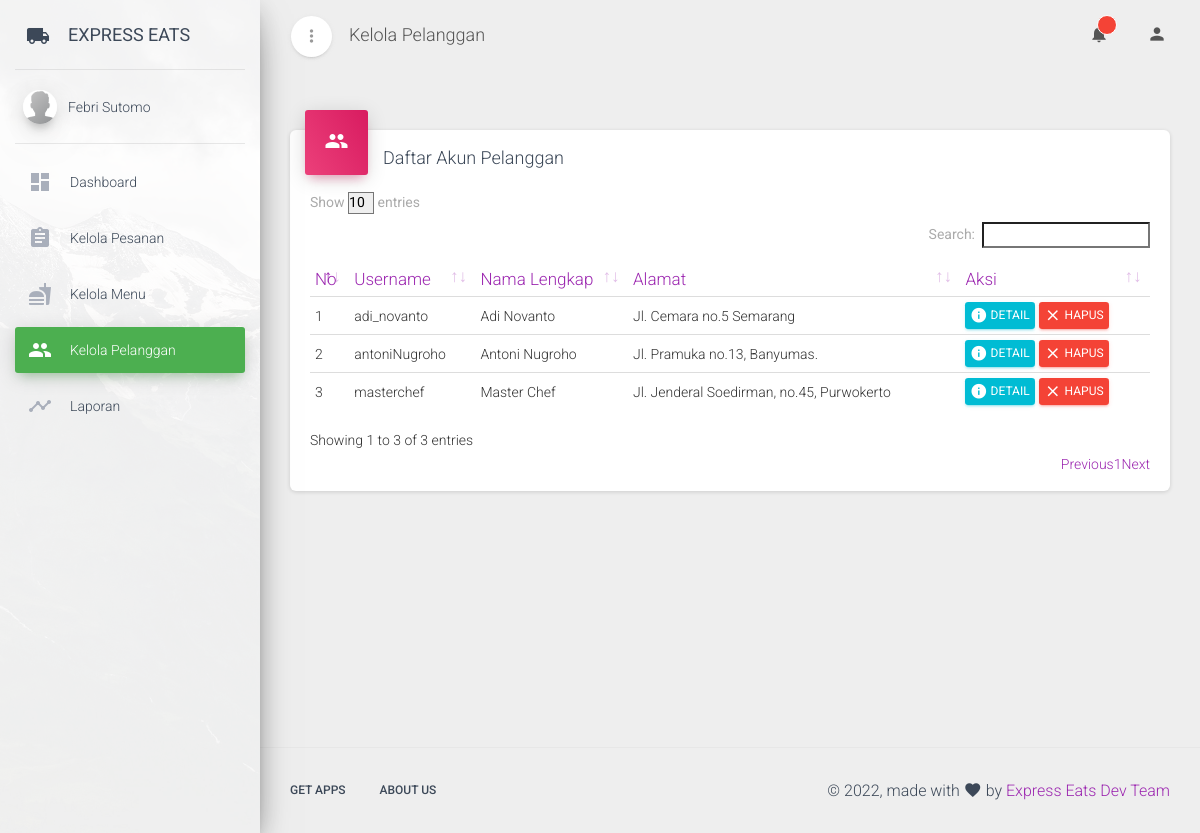
The page /index.php?page=kelola-pelanggan (signed in) on the database its author committed.
### tables this page shows
CREATE TABLE `pengguna` (
  `username` varchar(50) NOT NULL,
  `password` varchar(50) NOT NULL,
  `nama` varchar(100) NOT NULL,
  `email` varchar(50) NOT NULL,
  `no_hp` varchar(15) NOT NULL,
  `alamat` varchar(100) NOT NULL,
  `img_pengguna` varchar(100) NOT NULL
);

### utility/library.php (called while the page is built, shortened)
<?php
class Library
{
    public function __construct()
    {
        $host = "localhost";
        $dbname = "express_eats";
        $username = "root";
        $password = "";
        $this->db = new PDO("mysql:host={$host};dbname={$dbname}", $username, $password);
    }
    public function show($sql)
    {
        $query = $this->db->prepare($sql);
        $query->execute();
        $result = $query->fetchAll();
        return $result;
    }
}

### index.php (shortened to what this page needs)
<?php
$page = $_GET['page'] ?? "";
require_once 'utility/library.php';
$lib = new Library();
?>
<!DOCTYPE html>
<html lang="en">
<head>
    <link rel="stylesheet" href="https://cdnjs.cloudflare.com/ajax/libs/font-awesome/5.15.3/css/all.min.css">
    <link href="assets/css/material-dashboard.css?v=2.1.2" rel="stylesheet" />
    <link rel="stylesheet" href="https://cdn.jsdelivr.net/chartist.js/latest/chartist.min.css">
</head>
<body class="">
    <div class="wrapper ">
        <div class="sidebar" data-color="green" data-background-color="white" data-image="assets/img/sidebar-1.jpg">
            <div class="logo"><a href="index.php" class="simple-text logo-mini">
                    <span class="material-icons">
                    </span>
                </a>
                <a href="index.php" class="simple-text logo-normal">
                    EXPRESS EATS
                </a>
            </div>
            <div class="sidebar-wrapper">
                <div class="user">
                    <div class="photo">
                        <img src="assets/img/default-avatar.png" />
                    </div>
                    <div class="user-info">
                        <a href="?page=profil" class="username">
                            <span>
                                <?= $_SESSION['nama']; ?>
                            </span>
                        </a>
                    </div>
                </div>
                <ul class="nav">
                    <li class="nav-item <?= $page == '' ? 'active' : ''; ?>">
                        <a class="nav-link" href="index.php">
                            <i class="material-icons">dashboard</i>
                            <p> Dashboard </p>
                        </a>
                    </li>
                    <li class="nav-item <?= $page == 'kelola-pesanan' ? 'active' : ''; ?>">
                        <a class="nav-link" href="?page=kelola-pesanan">
                            <i class="material-icons">assignment</i>
                            <p> Kelola Pesanan </p>
                        </a>
                    </li>
                    <li class="nav-item <?= $page == 'kelola-menu' ? 'active' : ''; ?>">
                        <a class="nav-link" href="?page=kelola-menu">
                            <i class="material-icons">fastfood</i>
                            <p> Kelola Menu </p>
                        </a>
                    </li>
                    <li class="nav-item <?= $page == 'kelola-pelanggan' ? 'active' : ''; ?>">
                        <a class="nav-link" href="?page=kelola-pelanggan">
                            <i class="material-icons">people</i>
                            <p> Kelola Pelanggan </p>
                        </a>
                    </li>
                    <li class="nav-item <?= $page == 'laporan' ? 'active' : ''; ?>"">
                        <a class=" nav-link" href="?page=laporan">
                        <i class="material-icons">timeline</i>
                        <p> Laporan </p>
                        </a>
                    </li>
                </ul>
            </div>
        </div>
        <div class="main-panel">
            <nav class="navbar navbar-expand-lg navbar-transparent navbar-absolute fixed-top">
                <div class="container-fluid">
                    <div class="navbar-wrapper">
                        <div class="navbar-minimize">
                            <button id="minimizeSidebar" class="btn btn-just-icon btn-white btn-fab btn-round">
                                <i class="material-icons text_align-center visible-on-sidebar-regular">more_vert</i>
                            </button>
                        </div>
                        <?php
                        if (isset($_GET['page'])) {
                            if (strpbrk($_GET['page'], "-")) {
                                $word = explode("-", $_GET['page']);
                                $title = $word[0];
                                $title .= " ";
                                $title .= $word[1];
                            } else {
                                $title = $_GET['page'];
                            }
                        }
                        ?>
                        <a class="navbar-brand" href="javascript:;">
                            <?= isset($_GET['page']) ? ucwords($title) : 'Dashboard'; ?>
                        </a>
                    </div>
                    <div class="collapse navbar-collapse justify-content-end">
                        <ul class="navbar-nav">
                            <li class="nav-item">
                                <span id="timestamp" class="nav-link" style="font-size: 20px;"></span>
                            </li>
                            <li class="nav-item dropdown">
                                <a class="nav-link" href="#" id="navbarDropdownMenuLink" data-toggle="dropdown" aria-haspopup="true" aria-expanded="false">
                                    <i class="material-icons">notifications</i>
                                    <span class="notification" id="notif"></span>
                                </a>
                            </li>
                            <li class="nav-item dropdown">
                                <a class="nav-link" href="javascript:;" id="navbarDropdownProfile" data-toggle="dropdown" aria-haspopup="true" aria-expanded="false">
                                    <i class="material-icons">person</i>
                                </a>
                            </li>
                        </ul>
                    </div>
                </div>
            </nav>
            <div class="content">
                <div class="content">
                    <div class="container-fluid">
                        <?php
                        if (isset($_GET['page'])) {
                            $page = $_GET['page'];
                            switch ($page) {
                                case 'kelola-pelanggan';
                                    include 'pages/pelanggan/index.php';
                                    break;
                            }
                        } else {
                            include 'pages/dashboard.php';
                        }
                        ?>
                    </div>
                </div>
            </div>
            <footer class="footer">
                <div class="container-fluid">
                    <nav class="float-left">
                        <ul>
                            <li>
                                <a href="#">
                                    Get Apps
                                </a>
                            </li>
                            <li>
                                <a href="#">
                                    About Us
                                </a>
                            </li>
                        </ul>
                    </nav>
                    <div class="copyright float-right">
                        &copy;
                        , made with <i class="material-icons">favorite</i> by
                        <a href="#" target="_blank">Express Eats Dev Team</a>
                    </div>
                </div>
            </footer>
        </div>
    </div>
</body>
</html>

### pages/pelanggan/index.php (shortened to what this page needs)
<?php
$customers = $lib->show("SELECT * FROM pengguna");
?>
<div class="card">
    <div class="card-header card-header-rose card-header-icon">
        <div class="card-icon">
            <i class="material-icons">group</i>
        </div>
        <h4 class="card-title">Daftar Akun Pelanggan</h4>
    </div>
    <div class="card-body">
        <div class="table-responsive">
            <table class="table dataTable">
                <thead class="text-primary">
                    <th>
                        No
                    </th>
                    <th>
                        Username
                    </th>
                    <th>
                        Nama Lengkap
                    </th>
                    <th>
                        Alamat
                    </th>
                    <th>
                        Aksi
                    </th>
                </thead>
                <tbody>
                    <?php $no = 1; ?>
                    <?php foreach ($customers as $customer) : ?>
                        <tr>
                            <td>
                                <?= $no; ?>
                            </td>
                            <td>
                                <?= $customer['username'] ?>
                            </td>
                            <td>
                                <?= $customer['nama'] ?>
                            </td>
                            <td>
                                <?= $customer['alamat'] ?>
                            </td>
                            <td class="td-actions">
                                <button type="button" rel="tooltip" class="btn btn-info btn-simple" data-toggle="modal" data-target="#modal-detail<?= $customer['username']; ?>">
                                    <i class="material-icons">info</i> Detail
                                </button>
                                <a href="?page=kelola-pelanggan&delete=<?= $customer['username'] ?>" type="button" rel="tooltip" class="btn btn-danger btn-simple" onclick="return confirm('Apakah anda yakin ingin menghapus akun <?= $customer['username']; ?>?')">
                                    <i class="material-icons">close</i> Hapus
                                </a>
                            </td>
                        </tr>
                        <?php $no++; ?>
                    <?php endforeach; ?>
                </tbody>
            </table>
        </div>
    </div>
</div>

### rows shown on the page
pengguna: username "adi_novanto", nama "Adi Novanto", alamat "Jl. Cemara no.5 Semarang"
pengguna: username "antoniNugroho", nama "Antoni Nugroho", alamat "Jl. Pramuka no.13, Banyumas."
pengguna: username "masterchef", nama "Master Chef", alamat "Jl. Jenderal Soedirman, no.45, Purwokerto"

### other values the page prints
$_SESSION['nama'] "Febri Sutomo"
$title "Kelola Pelanggan"
